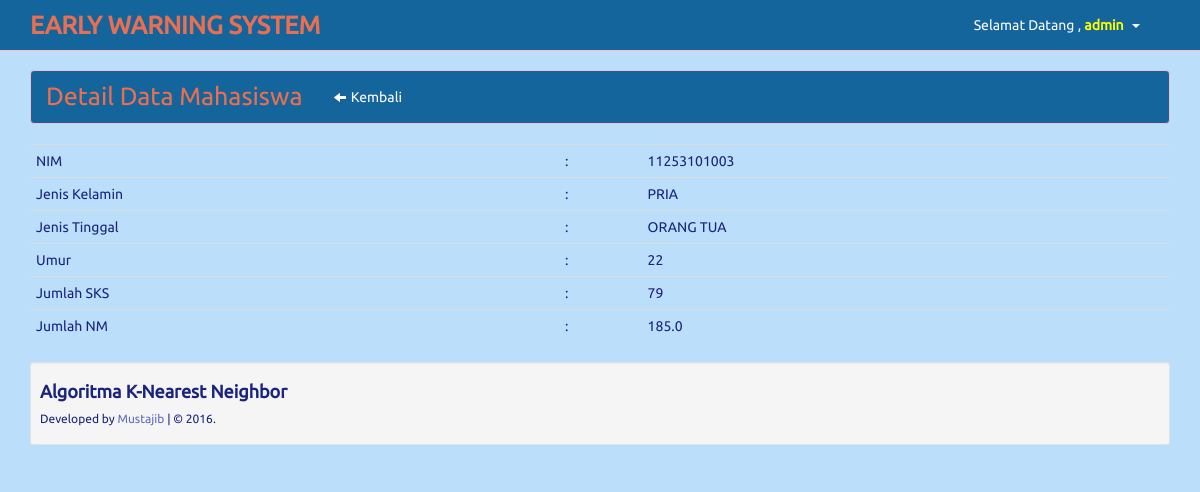
The page /admin/det_mahasiswa.php?nim=11253101003 (signed in) on the database its author committed.
### tables this page shows
CREATE TABLE IF NOT EXISTS `mahasiswa` (
  `nim` varchar(15) NOT NULL,
  `Jenis_Kelamin` varchar(20) NOT NULL,
  `Jenis_Tinggal` varchar(40) NOT NULL,
  `Umur` int(3) NOT NULL,
  `Jumlah_NM` decimal(4,1) NOT NULL,
  `Jumlah_SKS` int(3) NOT NULL,
  `IPK` decimal(4,1) NOT NULL,
  `Nilai` varchar(20) NOT NULL,
  PRIMARY KEY (`nim`)
);

### admin/det_mahasiswa.php (the view)
<?php
include 'header.php';
?>
<div class="clearfix">
<div class="row">
  <div class="col-lg-12">
	<div class="navbar navbar-inverse">
		<div class="container">
			<div class="navbar-header">
				<a class="navbar-brand" href="http://localhost/KNN/admin/det_mahasiswa.php"> Detail Data Mahasiswa</a>
			</div>
			<div class="navbar-collapse collapse navbar-inverse-collapse" style="margin-right: -20px">
			<ul class="nav navbar-nav">
				<li><a class="btn" href="mahasiswa.php"><i class="icon-arrow-left icon-white"> </i> Kembali</a></li>
			</ul>
<?php
$nim=mysql_real_escape_string($_GET['nim']);
$det=mysql_query("select * from mahasiswa where nim='$nim'")or die(mysql_error());
while($d=mysql_fetch_array($det)){
	?>
	</div>
</div>
</div>
	<table class="table">
		<tr>
			<td>NIM</td>
			<td>:</td>
			<td><?php echo $d['nim'] ?></td>
			</tr>
			<tr>
			<td>Jenis Kelamin</td>
			<td>:</td>
			<td><?php echo $d['Jenis_Kelamin'] ?></td>
			</tr>
			<tr>
			<td>Jenis Tinggal</td>
			<td>:</td>
			<td><?php echo $d['Jenis_Tinggal'] ?></td>
			</tr>
			<tr>
			<td>Umur</td>
			<td>:</td>
			<td><?php echo $d['Umur'] ?></td>
			</tr>
			<tr>
			<td>Jumlah SKS</td>
			<td>:</td>
			<td><?php echo $d['Jumlah_SKS'] ?></td>
			</tr>
			<tr>
			<td>Jumlah NM</td>
			<td>:</td>
			<td><?php echo $d['Jumlah_NM'] ?></td>
		</tr>
	</table>
	<?php
}
?>
</div></div></div>
<?php include 'footer.php'; ?>

### rows shown on the page
mahasiswa: nim "11253101003", Jenis_Kelamin "PRIA", Jenis_Tinggal "ORANG TUA", Umur "22", Jumlah_SKS "79", Jumlah_NM "185.0"

### other values the page prints
$_SESSION['uname'] "admin"
